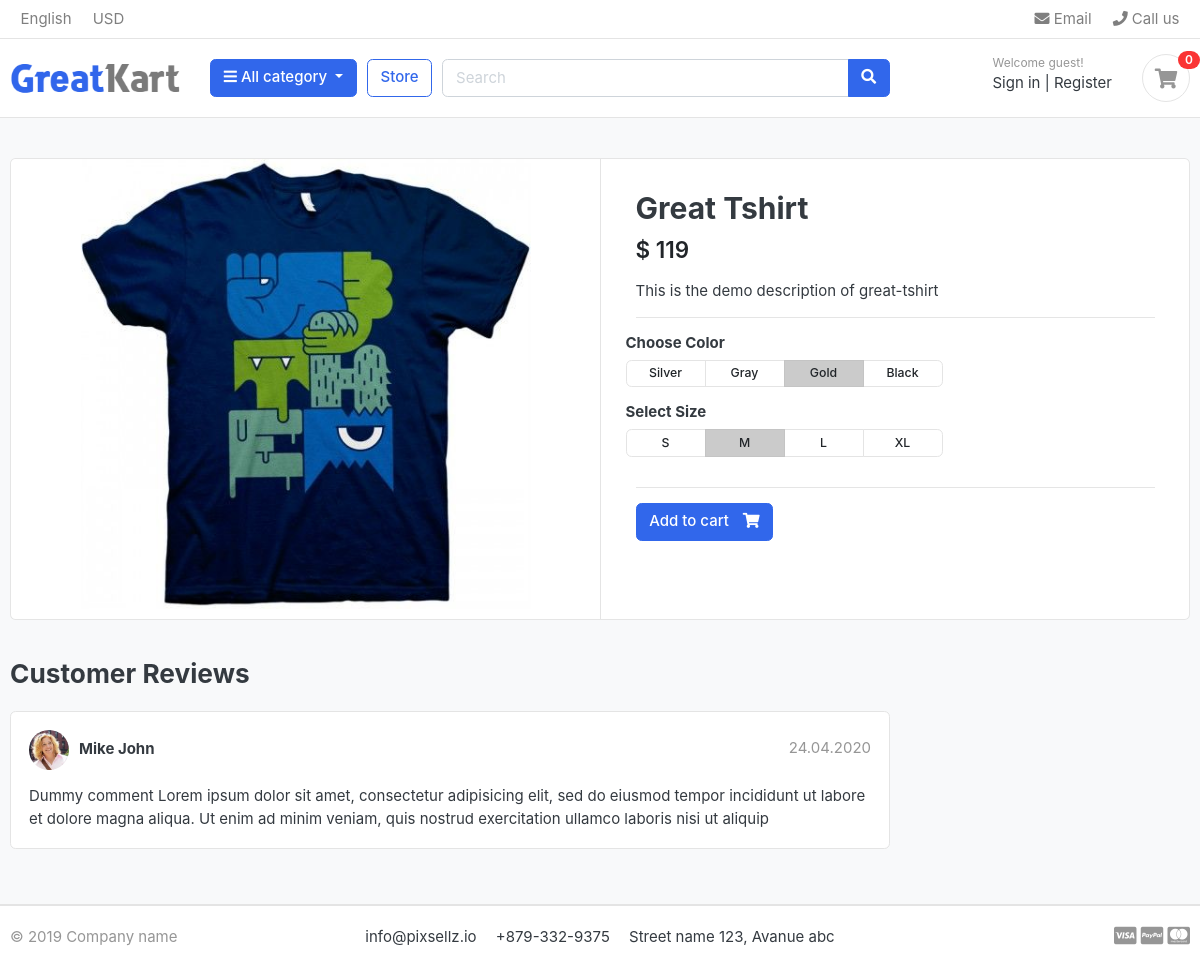
The app's page /store/t-shirt/great-tshirt/, older data.
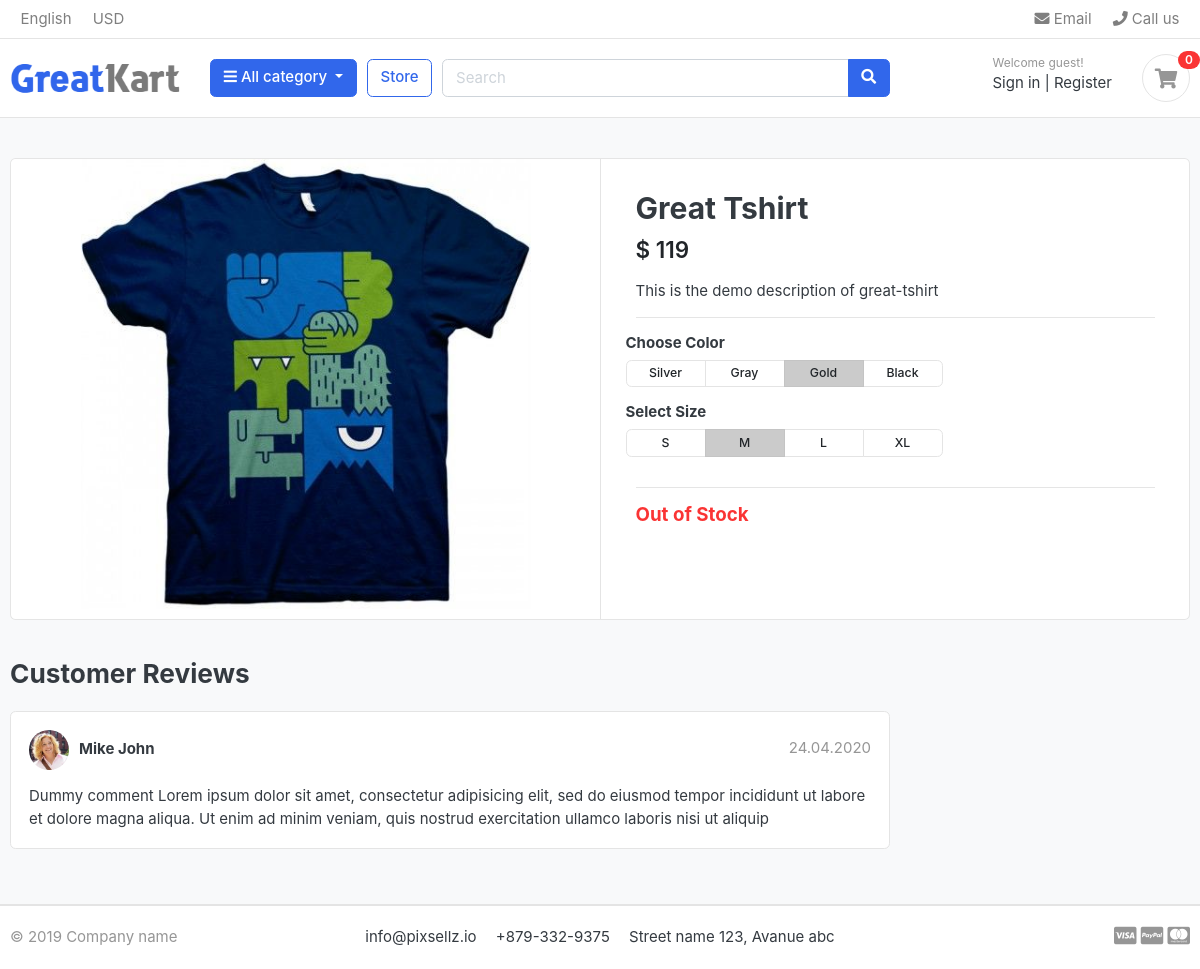
The same page, newer data.
### store/views.py (the view)
# urls.py: path('<slug:category_slug>/<slug:product_slug>/', views.product_detail, name="product_detail"),
def product_detail(request, category_slug, product_slug):
    try:
        single_product = Product.objects.get(category__slug=category_slug, slug=product_slug)
    except Exception as e:
        raise e
    context = {
        'single_product': single_product,
    }
    return render(request, 'store/product_detail.html', context)

### category/context_processors.py (called while the page is built)
def menu_links(request):
    links = Category.objects.all()
    return dict(links=links)

### category/models.py (called while the page is built)
    def get_url(self):
        return reverse('products_by_category', args=[self.slug])

### templates/store/product_detail.html (shortened to what the changed rows need)
{% extends 'base.html' %}
{% load static %}
{% block content %}
<section class="section-content padding-y bg">
    <div class="container">
        <div class="card">
            <div class="row no-gutters">
                <main class="col-md-6 border-left">
                    <article class="content-body">
                        <h2 class="title">{{ single_product.product_name }}</h2>
                        <div class="mb-3">
                            <var class="price h4">$ {{ single_product.price }}</var>
                        </div>
                        <p>{{ single_product.description }}</p>
                        <hr>
                        <div class="row">
                            <div class="item-option-select">
                            </div>
                        </div>
                        <div class="row">
                            <div class="item-option-select">
                            </div>
                        </div>
                        <hr>
                        {% if single_product.stock <= 0 %}
                            <h5 class="text-danger">Out of Stock</h5>
                            {% else %}
                                <a href="{% url 'add_cart' single_product.id %}" class="btn  btn-primary"> <span class="text">Add to cart</span> <i class="fas fa-shopping-cart"></i> </a>
                            {% endif %}
                    </article>
                </main>
            </div>
        </div>
        <br>
    </div>
</section>
{% endblock %}

Row changes from the older to the newer data that the page shows:
changed Product "Great Tshirt": stock 500 → 0 (drawn)
Text that changed along with them:
text no longer shown: "Add to cart"
text now shown: "Out of Stock"
